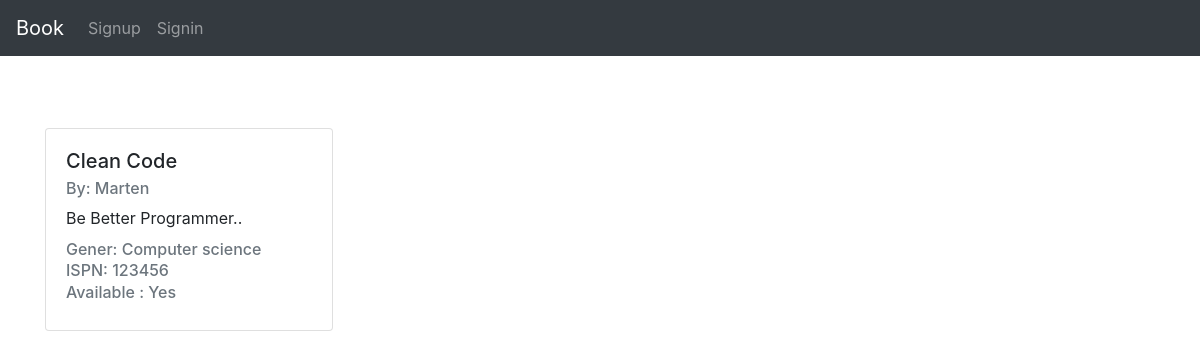
Page /1/detail/ on the committed database.
### library/models.py (models this page shows, shortened)
class Book(models.Model):
    title = models.CharField(max_length=250)
    author = models.CharField(max_length=250)
    description = models.TextField()
    gener = models.CharField(max_length=120)
    ISPN = models.IntegerField()
    available = models.BooleanField(default=True)

### library/views.py (the view)
# urls.py: path('<int:book_id>/detail/',views.book_detail ,name='book-detail'),
def book_detail(request, book_id):
    book = Book.objects.get(id=book_id)
    context = {
        "book": book,
    }
    return render(request, 'detail.html', context)

### library/templates/detail.html (shortened to what this page needs)
{% extends "base.html" %}
{% block content %}
<br> <br> <br>
    <div class="card" style="width: 18rem;">
        <div class="card-body">
        <h5 class="card-title">{{book.title}}</h5>
        <h6 class="card-subtitle mb-2 text-muted">By: {{book.author}}</h6>
        <p class="card-text">{{book.description|truncatechars:25}}.</p>
        <h6 class="card-subtitle mb-2 text-muted">Gener: {{book.gener}}</h6>
        <h6 class="card-subtitle mb-2 text-muted">ISPN: {{book.ISPN}}</h6>
        {% if book.available == False %}
            <h6 class="card-subtitle mb-2 text-muted">Available : No</h6>
        {% else %}
            <h6 class="card-subtitle mb-2 text-muted">Available : Yes</h6>
            {% endif %}
        </div>
    </div>
{% endblock content %}

### rows in the picture
Book: title "Clean Code", author "Marten", description "Be Better Programmer.", gener "Computer science", ISPN "123456"
